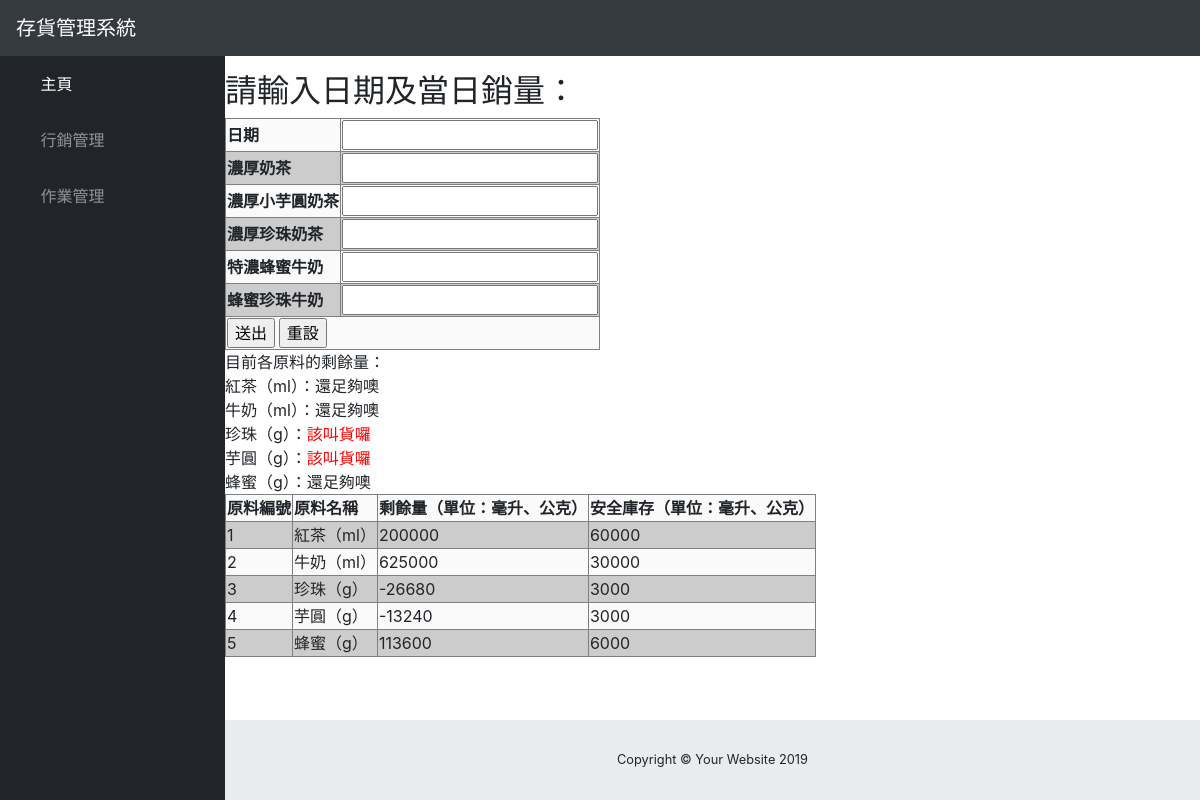
/home/inventory.html, run on an earlier commit of the app's database.
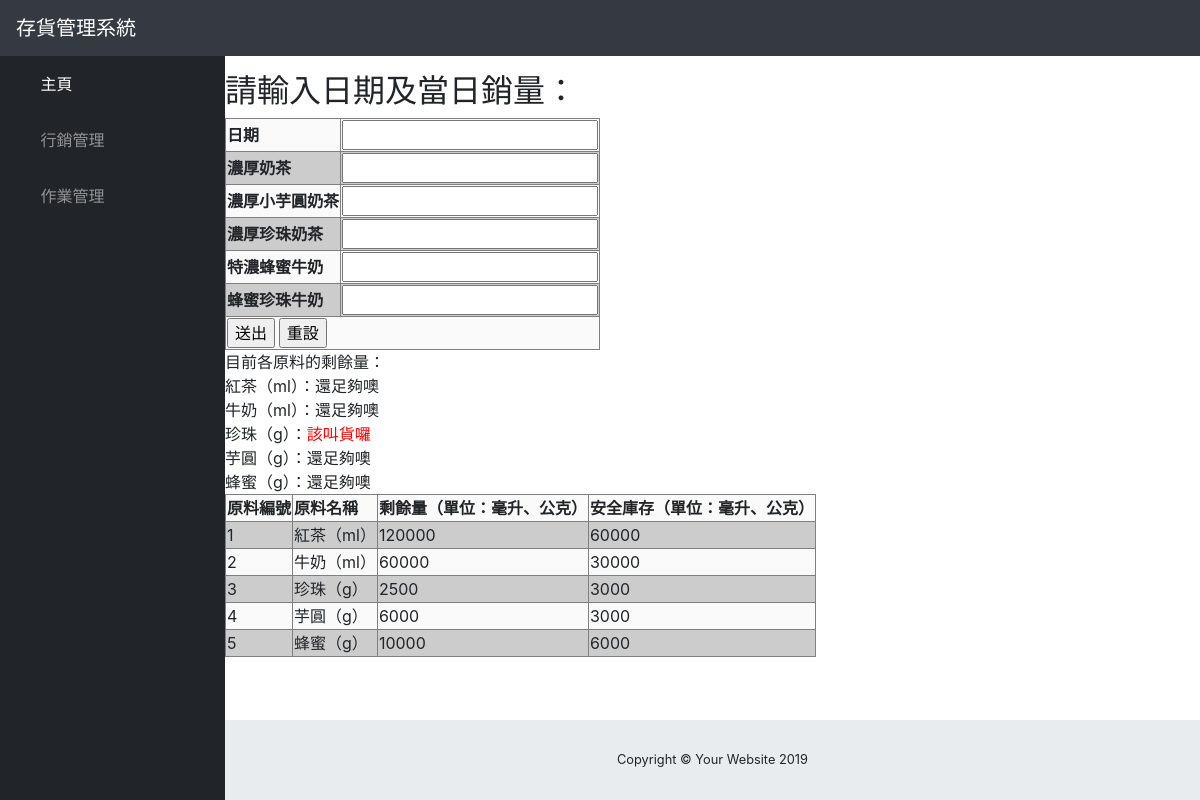
And on a later commit of the database.
### production/models.py (models this page shows, shortened)
class Matirial(models.Model):
    m_number = models.IntegerField(primary_key=True,verbose_name="原料編號")
    m_name = models.CharField(max_length = 10,verbose_name="原料名稱")                              #原料名
    m_left_amount = models.IntegerField(verbose_name="剩餘數量")                                   #剩餘量
    m_safe_inventory = models.IntegerField(verbose_name="安全存貨量")   #安全存貨：三位數，小數點後一位
    class Meta:
        verbose_name_plural="原料量"

### production/views.py (the view)
# urls.py: path('home/inventory.html',inventory),
def inventory(request):
    use_list = Matirial.objects.all().order_by('m_number')
    class Meta:
        model = Matirial
        fields = ['m_number', 'm_name','m_left_amount','m_safe_inventory',]
    return render(request,'inventory.html', locals())

### templates/inventory.html (shortened to what this page needs)
{% load static %}
<!DOCTYPE html>
<html lang="en">
<head>
  <link href='{% static "vendor/fontawesome-free/css/all.min.css"%}' rel="stylesheet" type="text/css">
  <link href='{% static "vendor/datatables/dataTables.bootstrap4.css" %}' rel="stylesheet">
  <link href=" {% static 'css/sb-admin.css' %}" rel="stylesheet">
</head>
<body id="page-top">
  <nav class="navbar navbar-expand navbar-dark bg-dark static-top">
    <a class="navbar-brand mr-1" href="index.html">存貨管理系統</a>
    <button class="btn btn-link btn-sm text-white order-1 order-sm-0" id="sidebarToggle" href="#">
      <i class="fas fa-bars"></i>
    </button>
  </nav>
  <div id="wrapper">
    <ul class="sidebar navbar-nav">
      <li class="nav-item active">
        <a class="nav-link" href="index.html">
          <i class="fas fa-fw fa-tachometer-alt"></i>
          <span>主頁</span>
        </a>
      </li>
      <li class="nav-item dropdown">
        <a class="nav-link dropdown-toggle" href="#" id="pagesDropdown" role="button" data-toggle="dropdown" aria-haspopup="true" aria-expanded="false">
          <i class="fas fa-fw fa-folder"></i>
          <span>行銷管理</span>
        </a>
      </li>
      <li class="nav-item dropdown">
        <a class="nav-link dropdown-toggle" href="#" id="pagesDropdown" role="button" data-toggle="dropdown" aria-haspopup="true" aria-expanded="false">
          <i class="fas fa-fw fa-folder"></i>
          <span>作業管理</span>
        </a>
      </li>
    </ul>
    <div id="content-wrapper">
    <h2>請輸入日期及當日銷量：</h2>
    <form action="." method="POST" name="inventory">
        <table border="1" cellpadding="1" cellspacing="4">
            <tr>
                <th>日期</th>
                <td><input type="DateField" id="sell_date"  name="sell_date" /></td>
            </tr>
            <tr>
                <th>濃厚奶茶</th>
                <td>
                    <input type="text" id="sell_pd1" name="sell_pd1" />
                </td>
            </tr>
            <tr>
                <th>濃厚小芋圓奶茶</th>
                <td><input type="text" id="sell_pd2" name="sell_pd2" /></td>
            </tr>
            <tr>
                <th>濃厚珍珠奶茶</th>
                <td><input type="text" id="sell_pd3" name="sell_pd3" /></td>
            </tr>
            <tr>
                <th>特濃蜂蜜牛奶</th>
                <td><input type="text" id="sell_pd4" name="sell_pd4" /></td>
            </tr>
            <tr>
                <th>蜂蜜珍珠牛奶</th>
                <td><input type="text" id="sell_pd5" name="sell_pd5" /></td>
            </tr>
            <tr>
                <th colspan="2" align="center">
                    <input type="submit" name="button" id="button" value="送出">
                    <input type="reset" name="button2" id="button2" value="重設">
            </tr>
        </table>
    </form>
      <span>目前各原料的剩餘量：</span>
      <br>
        <table border="1" cellpadding="1" cellspacing="3">
        <th>原料編號</th>
        <th>原料名稱</th>
        <th>剩餘量（單位：毫升、公克）</th>
        <th>安全庫存（單位：毫升、公克）</th>
      {% for u in use_list %}
      <tr>
        <td>{{u.m_number}} </td>
        <td>{{u.m_name}}  </td>
        <td>{{u.m_left_amount}}  </td>
        <td>{{u.m_safe_inventory}}  </td>
      </tr>
         {% if u.m_left_amount <= u.m_safe_inventory %}
            <span>{{u.m_name}}：<font color="red">該叫貨囉</font></span><br>
         {% else %}
            <span>{{u.m_name}}：還足夠噢</span><br>
         {% endif %}
      {% endfor %}
     </table>
     <br>
      <footer class="sticky-footer">
        <div class="container my-auto">
          <div class="copyright text-center my-auto">
            <span>Copyright © Your Website 2019</span>
          </div>
        </div>
      </footer>
    </div>
  </div>
</body>
</html>

### templates/inventory.html (style rules this page uses)
tr:nth-child(even) { background: #CCC }
tr:nth-child(odd) { background-color: #FAFAFA; }

What changed in the data, as far as the page shows it:
changed Matirial "紅茶（ml）": m_left_amount "200000" → "120000"
changed Matirial "牛奶（ml）": m_left_amount "625000" → "60000"
changed Matirial "珍珠（g）": m_left_amount "-26680" → "2500"
changed Matirial "芋圓（g）": m_left_amount "-13240" → "6000"; m_left_amount "： 該叫貨囉" → "：還足夠噢"
changed Matirial "蜂蜜（g）": m_left_amount "113600" → "10000"
